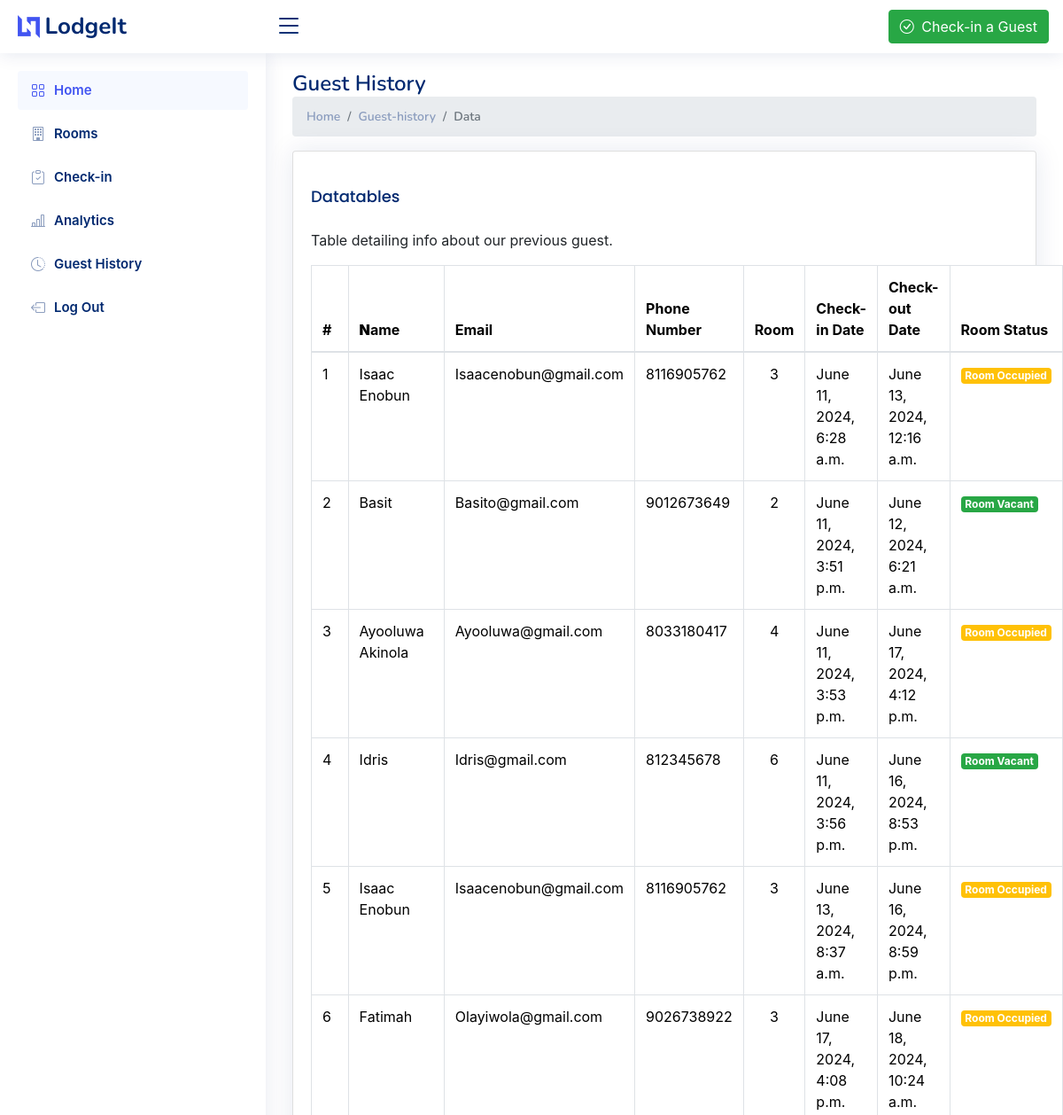
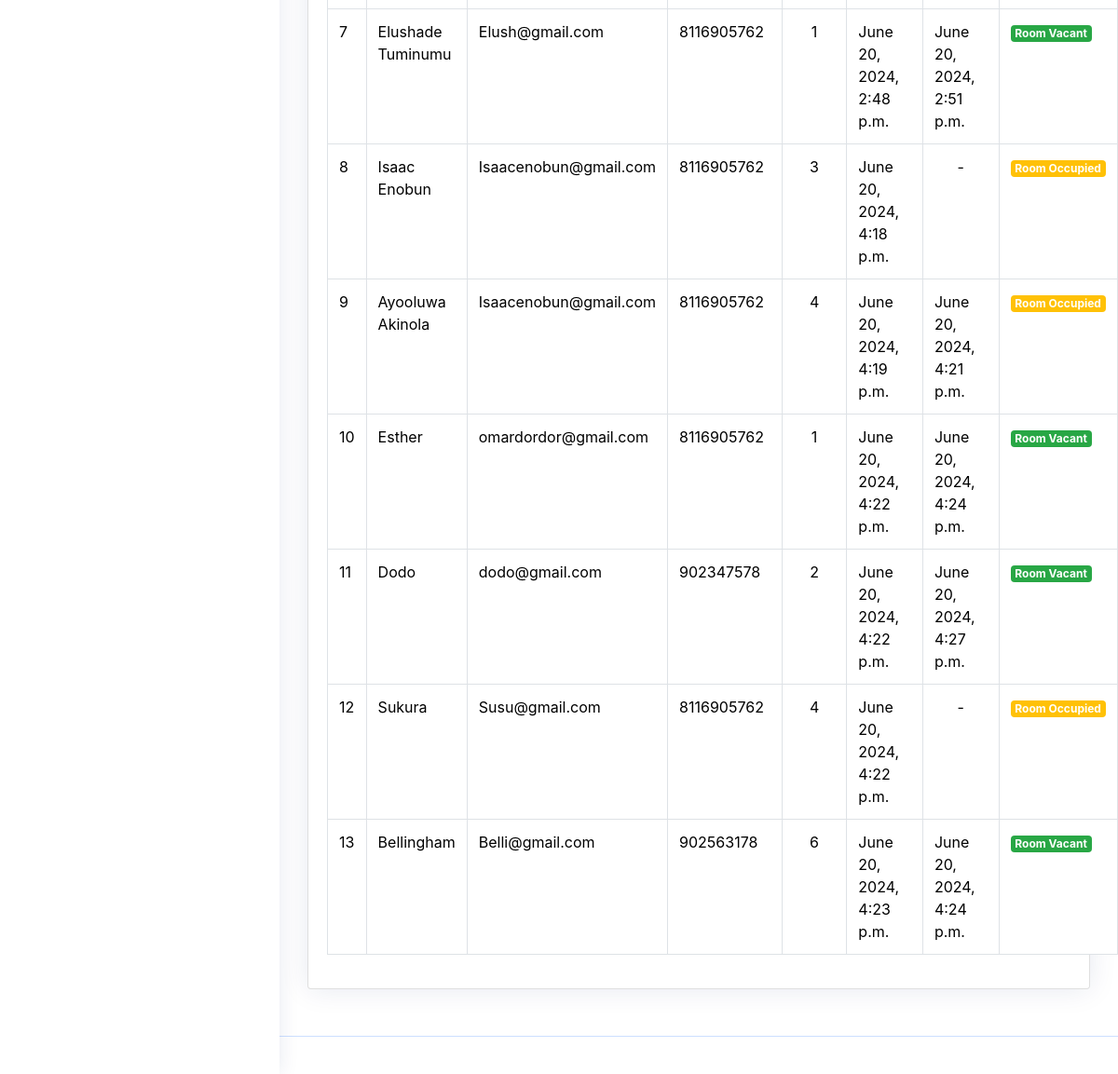
The page /history/ (signed in) on the database its author committed (2 pictures, top to bottom).
### LodgeApp/models.py (models this page shows, shortened)
class Guest(models.Model):
    name = models.CharField(max_length=50)
    email = models.EmailField()
    number = models.IntegerField()
    room  = models.ForeignKey(Room, on_delete=models.CASCADE)
    check_in = models.DateTimeField(auto_now_add=True)
    staff = models.ForeignKey(Staff, on_delete=models.CASCADE)
    check_out = models.DateTimeField(null=True,blank=True)
    revenue = models.ForeignKey(Revenue, on_delete=models.CASCADE, null=True, blank=True)

class Room(models.Model):
    ROOM_NUMBERS = [(str(num),str(num)) for num in range(1,21)]
    ROOM_TYPES = [('regular', 'Regular'),
                   ('business', 'Business'),
                   ('executive', 'Executive')
                  ]
    room_number = models.CharField(max_length=2, choices=ROOM_NUMBERS, unique=True)
    room_status = models.BooleanField(default=False)
    room_price = models.IntegerField(default=10000)
    room_type = models.CharField(max_length=50, choices=ROOM_TYPES, default='Regular')

### LodgeApp/views.py (the view)
# urls.py: path('history/', views.history, name='history'),
def history(request):
    if not request.user.is_authenticated:
        return redirect('sign-in')
    guests = Guest.objects.all()
    context = {'guests': guests, 'page_name':'History'}
    return render(request, 'guest-history.html', context)

### LodgeApp/templates/guest-history.html (shortened to what this page needs)
{% extends 'base.html' %}
{% load static %}
{% block content %}
<body>
  {% include 'partials/_header.html' %}
  {% include 'sidebar.html' %}
  <main id="main" class="main">
    <div class="pagetitle">
      <h1>Guest History</h1>
      <nav>
        <ol class="breadcrumb">
          <li class="breadcrumb-item"><a href="index.html">Home</a></li>
          <li class="breadcrumb-item">Guest-history</li>
          <li class="breadcrumb-item active">Data</li>
        </ol>
      </nav>
    </div>
    <section class="section">
      <div class="row">
        <div class="col-lg-12">
          <div class="card">
            <div class="card-body">
              <h5 class="card-title">Datatables</h5>
              <p>Table detailing info about our previous guest.</p>
              <table
                class="table datatable table-group-divider table-bordered"
              >
                <thead>
                  <tr>
                    <th scope="col">#</th>
                    <th><b>N</b>ame</th>
                    <th>Email</th>
                    <th>Phone Number</th>
                    <th>Room</th>
                    <th data-type="date" data-format="YYYY/DD/MM">
                      Check-in Date
                    </th>
                    <th data-type="date" data-format="YYYY/DD/MM">
                      Check-out Date
                    </th>
                    <th scope="col">Room Status</th>
                  </tr>
                </thead>
                <tbody>
                  {% for guest in guests %}
                  <tr>
                    <td>{{ forloop.counter }}</td>
                    <td>{{guest.name}}</td>
                    <td>{{guest.email}}</td>
                    <td>{{guest.number}}</td>
                    <td style="text-align: center">
                      {{guest.room.room_number}}
                    </td>
                    <td>{{guest.check_in}}</td>
                    {% if guest.check_out %}
                    <td>{{guest.check_out}}</td>
                    {% else %}
                    <td style="text-align: center">-</td>
                    {% endif %} {% if guest.room.room_status %}
                    <td>
                      <span class="badge bg-warning">Room Occupied</span>
                    </td>
                    {% else %}
                    <td><span class="badge bg-success">Room Vacant</span></td>
                    {% endif %}
                  </tr>
                  {% endfor %}
                </tbody>
              </table>
            </div>
          </div>
        </div>
      </div>
    </section>
  </main>
  <footer id="footer" class="footer"></footer>
</body>
{% endblock content %}

### LodgeApp/static/css/style.css (style rules this page uses)
:root { scroll-behavior: smooth; }
body { font-family: "Open Sans", sans-serif; background: #f6f9ff; color: #444444; }
a { color: #4154f1; text-decoration: none; }
h1, h2, h3, h4, h5, h6 { font-family: "Nunito", sans-serif; }
#main { margin-top: 60px; padding: 20px 30px; transition: all 0.3s; }
.pagetitle { margin-bottom: 10px; }
.pagetitle h1 { font-size: 24px; margin-bottom: 0; font-weight: 600; color: #012970; }
.card { margin-bottom: 30px; border: none; border-radius: 5px; box-shadow: 0px 0 30px rgba(1, 41, 112, 0.1); }
.card-title { padding: 20px 0 15px 0; font-size: 18px; font-weight: 500; color: #012970; font-family: "Poppins", sans-serif; }
.card-body { padding: 0 20px 20px 20px; }
.breadcrumb { font-size: 14px; font-family: "Nunito", sans-serif; color: #899bbd; font-weight: 600; }
.breadcrumb a { color: #899bbd; transition: 0.3s; }
.breadcrumb .breadcrumb-item::before { color: #899bbd; }
.breadcrumb .active { color: #51678f; font-weight: 600; }
@media (min-width: 1200px) { #main, #footer { margin-left: 300px; } }
.footer { padding: 20px 0; font-size: 14px; transition: all 0.3s; border-top: 1px solid #cddfff; }

### LodgeApp/static/css/room-carousel.css (style rules this page uses)
.row { display: flex; justify-content: center; }

### rows shown on the page
Guest: name "Isaac Enobun", email "Isaacenobun@gmail.com", number "8116905762", room.room_number "3", check_in "June 11, 2024, 6:28 a.m.", check_out "June 13, 2024, 12:16 a.m.", shows "Room Occupied"
Guest: name "Basit", email "Basito@gmail.com", number "9012673649", room.room_number "2", check_in "June 11, 2024, 3:51 p.m.", check_out "June 12, 2024, 6:21 a.m.", shows "Room Vacant"
Guest: name "Ayooluwa Akinola", email "Ayooluwa@gmail.com", number "8033180417", room.room_number "4", check_in "June 11, 2024, 3:53 p.m.", check_out "June 17, 2024, 4:12 p.m.", shows "Room Occupied"
Guest: name "Idris", email "Idris@gmail.com", number "812345678", room.room_number "6", check_in "June 11, 2024, 3:56 p.m.", check_out "June 16, 2024, 8:53 p.m.", shows "Room Vacant"
Guest: name "Isaac Enobun", email "Isaacenobun@gmail.com", number "8116905762", room.room_number "3", check_in "June 13, 2024, 8:37 a.m.", check_out "June 16, 2024, 8:59 p.m.", shows "Room Occupied"
Guest: name "Fatimah", email "Olayiwola@gmail.com", number "9026738922", room.room_number "3", check_in "June 17, 2024, 4:08 p.m.", check_out "June 18, 2024, 10:24 a.m.", shows "Room Occupied"
Guest: name "Elushade Tuminumu", email "Elush@gmail.com", number "8116905762", room.room_number "1", check_in "June 20, 2024, 2:48 p.m.", check_out "June 20, 2024, 2:51 p.m.", shows "Room Vacant"
Guest: name "Isaac Enobun", email "Isaacenobun@gmail.com", number "8116905762", room.room_number "3", check_in "June 20, 2024, 4:18 p.m.", shows "Room Occupied"
Guest: name "Ayooluwa Akinola", email "Isaacenobun@gmail.com", number "8116905762", room.room_number "4", check_in "June 20, 2024, 4:19 p.m.", check_out "June 20, 2024, 4:21 p.m.", shows "Room Occupied"
Guest: name "Esther", email "omardordor@gmail.com", number "8116905762", room.room_number "1", check_in "June 20, 2024, 4:22 p.m.", check_out "June 20, 2024, 4:24 p.m.", shows "Room Vacant"
Guest: name "Dodo", email "dodo@gmail.com", number "902347578", room.room_number "2", check_in "June 20, 2024, 4:22 p.m.", check_out "June 20, 2024, 4:27 p.m.", shows "Room Vacant"
Guest: name "Sukura", email "Susu@gmail.com", number "8116905762", room.room_number "4", check_in "June 20, 2024, 4:22 p.m.", shows "Room Occupied"
Guest: name "Bellingham", email "Belli@gmail.com", number "902563178", room.room_number "6", check_in "June 20, 2024, 4:23 p.m.", check_out "June 20, 2024, 4:24 p.m.", shows "Room Vacant"
